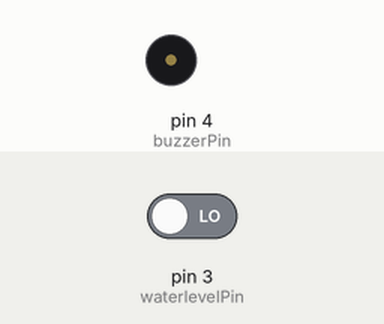
Bench run of a sketch on a simulated Arduino Uno, built with avr-gcc and run on an emulated ATmega328P. On the bench: buzzer (waves = sounding, pin HIGH). The test bench sets the inputs (shaded band); at power-on: pin 3 (waterlevelPin) LOW.

Above: at 1.2 s.
1.3 s: pin 3 (waterlevelPin) driven HIGH
At 1.7 s:
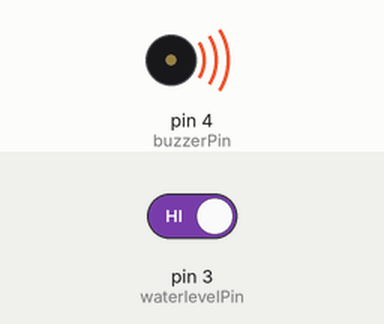
2.8 s: pin 3 (waterlevelPin) driven LOW
At 4.0 s:
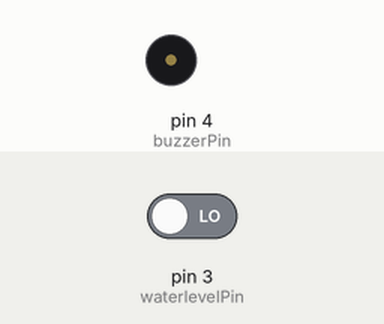
Timing chart, 0 to 5.8 s (numbered marks = the images above; inputs shaded):
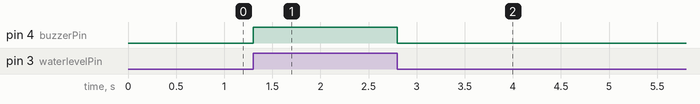

The sketch:

waterlevelcode.ino
```cpp
int waterlevelPin = 3;     // the number of the pushbutton pin
 int buzzerPin =  4;      // the number of the LED pin

// variables will change:
int waterlevelState = 0;         // variable for reading the pushbutton status

void setup() {
  // initialize the LED pin as an output:
  pinMode(buzzerPin, OUTPUT);
  // initialize the pushbutton pin as an input:
  pinMode(waterlevelPin, INPUT);
}

void loop() {
  // read the state of the pushbutton value:
  waterlevelState = digitalRead(waterlevelPin);

  // check if the pushbutton is pressed. If it is, the buttonState is HIGH:
  if (waterlevelState == HIGH) {
    // turn LED on:
    digitalWrite(buzzerPin, HIGH);
  } else {
    // turn LED off:
    digitalWrite(buzzerPin, LOW);
  }
}
```

Measured:
- after the input at 1.3 s, pin 4 (buzzerPin): LOW → HIGH at once
- after the input at 2.8 s, pin 4 (buzzerPin): HIGH → LOW at once
